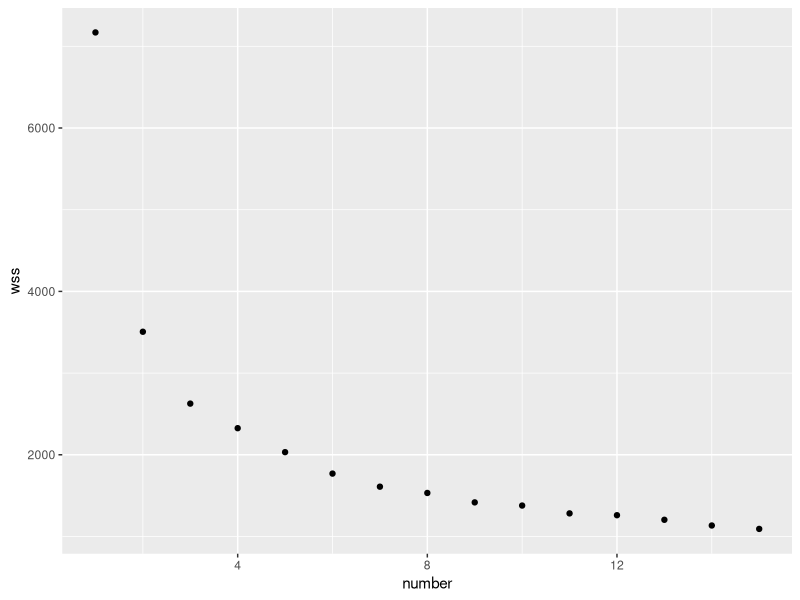
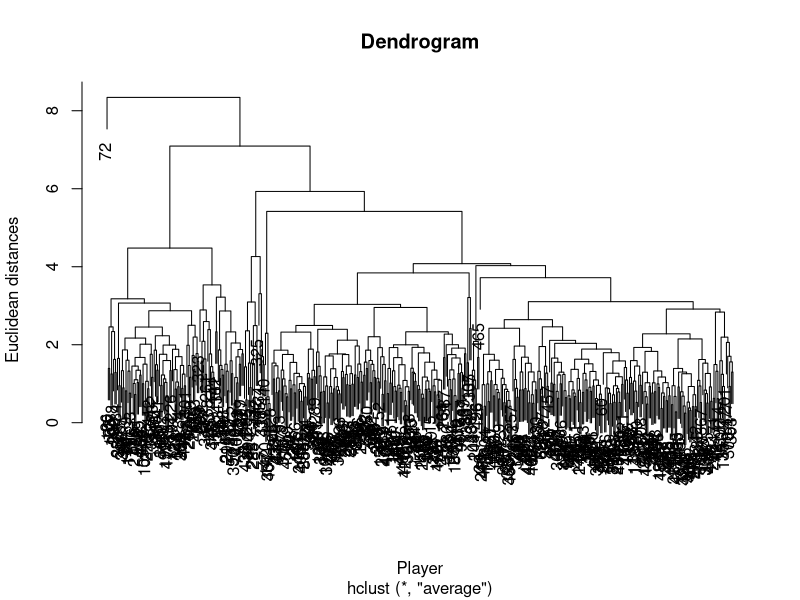
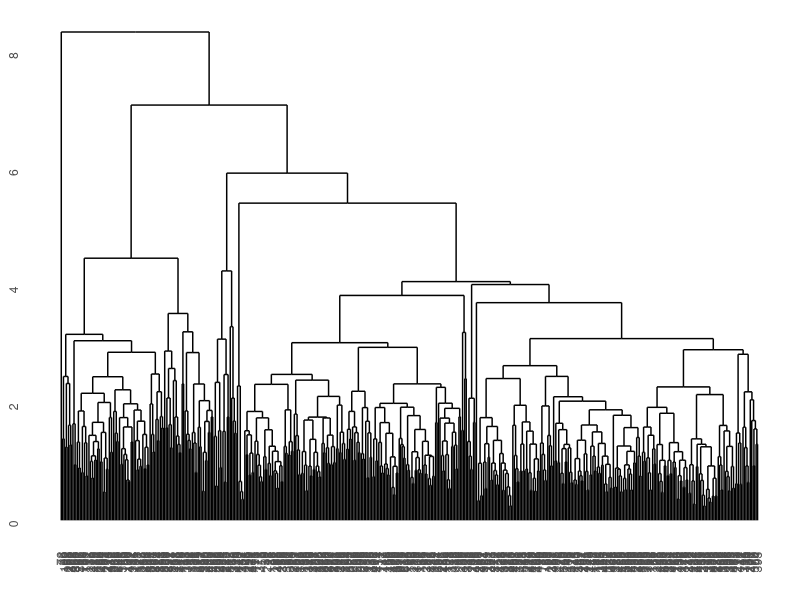

These charts were generated, in order, by the following R code:
#-----------------------------Step 1:Importing Library-------------------------------------------

  library(ggplot2)
  library(ggdendro)

#-----------------------------Step 2:Read CSV file-----------------------------------------------

  setwd("W:\\R code\\Clustering")
  FootballPlayerRecords <- read.csv("Song_Football.csv")
  View(FootballPlayerRecords)

#----------------------------Step 3: Preparing Data quality Report-------------------------------
  str(FootballPlayerRecords)
  summary(FootballPlayerRecords)
  
  DataTypes <-1
  Maxs<-1
  Mins<-1
  Average<-1
  SD<-1
  U<-1
  
  variable<-names(FootballPlayerRecords)
  
  for(i in 1:length(variable))
  {
    x<-variable[i]
    y<-FootballPlayerRecords[,x] #all the values present in a given column
    
    DataTypes[i] <-class(y)
    Maxs[i]<-ifelse((class(y)=="integer" | class(y)=="numeric"),max(y,na.rm=TRUE),0)
    Mins[i]<-ifelse((class(y)=="integer" | class(y)=="numeric"),min(y,na.rm=TRUE),0)
    Average[i]<-as.integer(ifelse((class(y)=="integer" | class(y)=="numeric"),mean(y,na.rm=TRUE),0))
    SD[i]<-ifelse((class(y)=="integer" | class(y)=="numeric"),sd(y,na.rm=TRUE),0)
    U[i]<-ifelse(class(y)=="factor" ,unique(y),0)
    
  }
  
  missing_count<-colSums(is.na(FootballPlayerRecords))
  
  final_summary<-data.frame(variable=names(FootballPlayerRecords),data_type=DataTypes,Min=Mins,Max=Maxs,
                            average=Average,SD=SD,unique=U,missing=missing_count)
  
  
  rownames(final_summary) <- NULL
  write.csv(final_summary,file="Data_report.csv")
  
  
#----------------------------Step 4: Missing value treatment--------------------------------------
   # There is no missing, no actions required

#----------------------------Step 5: outlier  treatment--------------------------------------
    # outliers doesn't affect clustering there is no need to remove or impute the oulier
    # If there are outlier they will automatically assign to a single cluster
  
#----------------------------Step 6: Check information about insured player Song -----------------
  
song <- FootballPlayerRecords[which(FootballPlayerRecords$First_Name=='Song'),] 
View(song)


#----------------------------Step 7: Data preparation for clutering------------------------------

  # keeping only the numeric values
  # for clustering we don't need 1st column and use col 2:8
FootballPlayerRecords_Clustering <- FootballPlayerRecords[,2:8]

# scaling ( ordering is same)
FootballPlayerRecords_Clustering <- scale(FootballPlayerRecords_Clustering,
                                          center=TRUE,scale=TRUE)

# weighting tackles by 3
FootballPlayerRecords_Clustering[,1] <- FootballPlayerRecords_Clustering[,1]*3


#------------------------Step 8: find the optimal number of clusters( K value) using elbow method----

#Create a screeplot-plot of cluster's tot.withinss wrt number of clusters

  wss<-1:15
  number<-1:15
  
  for (i in 1:15)
    
  {
    wss[i]<-kmeans(FootballPlayerRecords_Clustering,i)$tot.withinss
  }

  
  data<-data.frame(wss,number)
  p<-ggplot(data,aes(x=number,y=wss),color="red")
  p+geom_point()
 # According to Scatterplot , optimal k value =8

#------------------------Step 9: Building cluster and assigning to players records --------------
 
  set.seed(8)
  Clusters_result <- kmeans(FootballPlayerRecords_Clustering ,8)  
  
  FootballPlayerRecords$Cluster_no <- Clusters_result$cluster
  
#------------------------Step 10: Finding players similar to Song -------------------------------
  
  Song_cluster <- FootballPlayerRecords[which(FootballPlayerRecords$First_Name=='Song'),]
  
  Players_similar_to_song <-FootballPlayerRecords[which(FootballPlayerRecords$Cluster_no==
                                                          Song_cluster$Cluster_no),] 
  
  View(Players_similar_to_song)
  

  
#------------------------------Different Approch:Using Hierarchical cluster -------------------
  
  d <- dist(FootballPlayerRecords_Clustering, method = "euclidean")
  
  HCluster_result <- hclust(d,method ="average" )
  plot(HCluster_result,
       main = 'Dendrogram',
       xlab = 'Player',
       ylab = 'Euclidean distances') # display dendogram
  
  ggdendrogram(HCluster_result, 
               rotate = FALSE, 
               theme_dendro = TRUE, 
               color = "tomato")
  
  
  hc_fit = cutree(HCluster_result, 7)
  
  FootballPlayerRecords$Cluster_no <- hc_fit
  
  
  Song_cluster <- FootballPlayerRecords[which(FootballPlayerRecords$First_Name=='Song'),]
  
  Players_similar_to_song <-FootballPlayerRecords[which(FootballPlayerRecords$Cluster_no==
                                                          Song_cluster$Cluster_no),] 
  
  View(Players_similar_to_song)
  
  
  
